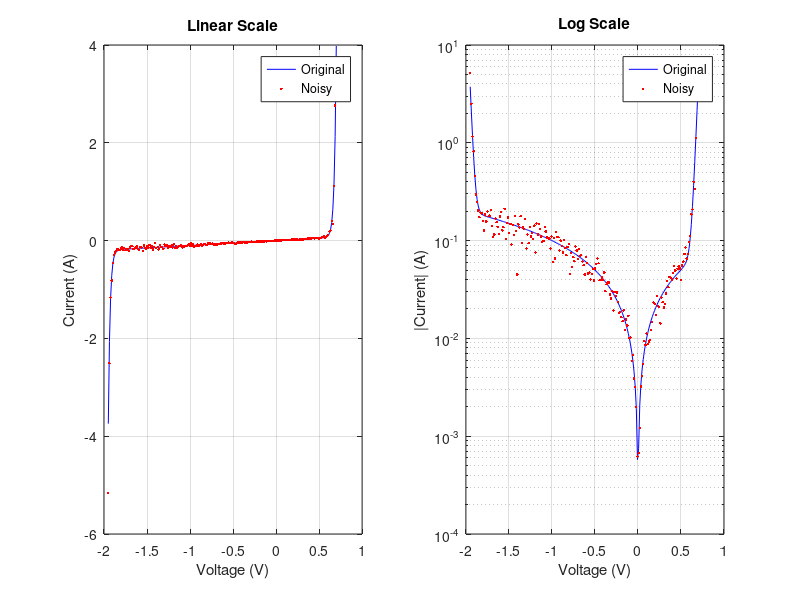
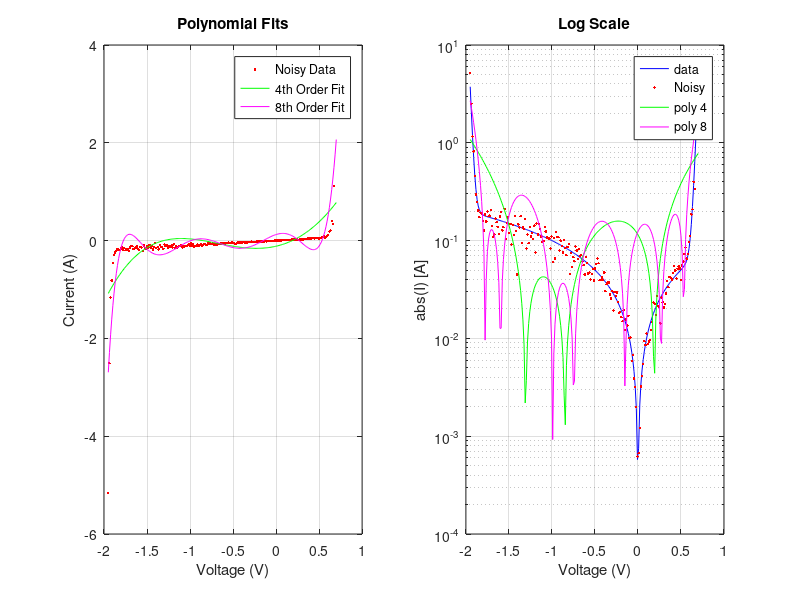

These charts were generated, in order, by the following MATLAB code: (Note: this script raises an error after producing the figures.)
% ELEC 4700 - Diode Parameter Extraction
% Author: Ayooluwa OWOLABI and std#: 101237575
% Date: March 14, 2025

% 1. Generate Data
clc; clear; close all;

% Given Parameters
Is = 0.01e-12;  % Forward bias saturation current (pA)
Ib = 0.1e-12;   % Breakdown saturation current (pA)
Vb = 1.3;       % Breakdown voltage (V)
Gp = 0.1;       % Parasitic parallel conductance (Ω^-1)

% Voltage Vector
V = linspace(-1.95, 0.7, 200); % 200 points from -1.95V to 0.7V

% Ideal Diode Current
I = Is .* (exp(1.2 .* V / 0.025) - 1) + Gp .* V - Ib .* (exp(1.2 * (-(V + Vb)) / 0.025) - 1);

% Adding 20% Noise
I_noisy = I .* (1 + 0.2 * randn(size(I)));

% Plot Original and Noisy Data
figure;
subplot(1,2,1); 
plot(V, I, 'b', V, I_noisy, 'r.'); grid on;
title('Linear Scale'); 
xlabel('Voltage (V)');
ylabel('Current (A)');
legend('Original', 'Noisy');

subplot(1,2,2); 
semilogy(V, abs(I), 'b', V, abs(I_noisy), 'r.'); 
grid on;
title('Log Scale');
xlabel('Voltage (V)');
ylabel('|Current| (A)');
legend('Original', 'Noisy');

%% 2. Polynomial Fitting
% 4th and 8th Order Polynomial Fits
p4 = polyfit(V, I_noisy, 4);
p8 = polyfit(V, I_noisy, 8);
I_p4 = polyval(p4, V);
I_p8 = polyval(p8, V);

% Plot Polynomial Fits
figure;
subplot(1,2,1); 
plot(V, I_noisy, 'r.', V, I_p4, 'g', V, I_p8, 'm'); grid on;
title('Polynomial Fits');
xlabel('Voltage (V)');
ylabel('Current (A)');
legend('Noisy Data', '4th Order Fit', '8th Order Fit');

subplot(1,2,2); 
semilogy(V, abs(I), 'b', V, abs(I_noisy), 'r.', V, abs(I_p4), 'g', V, abs(I_p8), 'm'); 
grid on;
title('Log Scale');
xlabel('Voltage (V)');
ylabel('abs(I) [A]');
legend('data', 'Noisy', 'poly 4', 'poly 8');

% 3. Nonlinear Curve Fitting using fit()
fo = fittype('A.*(exp(1.2*x/25e-3)-1) + B.*x - C.*(exp(1.2*(-(x+D))/25e-3)-1)',...
    'independent', 'x', 'coefficients', {'A', 'B', 'C', 'D'});

% % Case 1: Fit A and C, Fix B and D
% ff1 = fit(V.', I_noisy.', fo, 'StartPoint', [Is, Gp, Ib, Vb], 'Lower', [0, Gp, 0, Vb], 'Upper', [1e-9, Gp, 1e-9, Vb]);
% % Case 2: Fit A, B, C, Fix D
% ff2 = fit(V.', I_noisy.', fo, 'StartPoint', [Is, 0.05, Ib, Vb], 'Lower', [0, 0, 0, Vb], 'Upper', [1e-9, 0.2, 1e-9, Vb]);
% % Case 3: Fit All Parameters
% ff3 = fit(V.', I_noisy.', fo, 'StartPoint', [Is, Gp, Ib, Vb], 'Lower', [0, 0, 0, 0], 'Upper', [1e-9, 0.2, 1e-9, 2]);

% NON-LINEAR CURVE FITTING
ft = fittype('A*(exp(1.2*x/25e-3)-1) + B*x - C*(exp(1.2*(-(x+D))/25e-3)-1)', 'independent', 'x', 'coefficients', {'A', 'B', 'C', 'D'});
fo2 = fit(V', I_noisy', ft, 'StartPoint', [Is, Gp, Ib, Vb], 'Lower', [Is, Gp, Ib, Vb], 'Upper', [Is, Gp, Ib, Vb]);
fo3 = fit(V', I_noisy', ft, 'StartPoint', [Is, Gp, Ib, Vb], 'Lower', [Is, Gp, 0, Vb], 'Upper', [Is, Gp, Inf, Vb]);
fo4 = fit(V', I_noisy', ft, 'StartPoint', [Is, Gp, Ib, Vb]);
If2 = fo2(V);
If3 = fo3(V);
If4 = fo4(V);

% Generate Fitted Data
I_fit1 = fo2(V); 
I_fit2 = fo3(V); 
I_fit3 = fo4(V);

% Plot Nonlinear Fits
figure;
subplot(1,2,1);
plot(V, I_noisy, 'r.', V, I_fit1, 'g', V, I_fit2, 'm', V, I_fit3, 'b'); 
grid on;
title('Nonlinear Curve Fitting'); 
xlabel('Voltage (V)'); 
ylabel('Current (A)');
legend('Noisy Data', 'Fit 1: A, C', 'Fit 2: A, B, C', 'Fit 3: All Params');

subplot(1,2,2); 
semilogy(V, abs(I), 'b', V, abs(I_noisy), 'r.', V, abs(I_fit1), 'g', V, abs(I_fit2), 'm', V, abs(I_fit3), 'k'); 
grid on;
title('Nonlinear Curve Fitting (Log)');
xlabel('Voltage (V)');
ylabel('abs(I) [A]');
legend('data', 'Noisy', 'fit 2', 'fit 3', 'fit 4');

% 4. Neural Network Fitting
inputs = V.';
targets = I_noisy.';
hiddenLayerSize = 10;
net = fitnet(hiddenLayerSize);
net.divideParam.trainRatio = 70/100;
net.divideParam.valRatio = 15/100;
net.divideParam.testRatio = 15/100;
[net, tr] = train(net, inputs, targets);
outputs = net(inputs);
performance = perform(net, targets, outputs);
view(net);
Inn = outputs;

% Plot Neural Network Fit
figure;
subplot(1,2,1);
plot(V, I_noisy, 'r.', V, outputs, 'b');
grid on;
title('Neural Network Fit'); 
xlabel('Voltage (V)'); 
ylabel('Current (A)');
legend('Noisy Data', 'NN Output');

subplot(1,2,2); 
semilogy(V, abs(I), 'b', V, abs(I_noisy), 'r', V, abs(outputs), 'g'); 
grid on;
title('Neural Network Fit (Log)');
xlabel('Voltage (V)');
ylabel('abs(I) [A]');
legend('data', 'Noisy', 'outputs');

% 5. Gaussian Process Regression (GPR)
gpr_model = fitrgp(inputs, targets);
I_gpr = predict(gpr_model, inputs);
I_gpr_lower = I_gpr - 1.96 * inputs;
I_gpr_upper = I_gpr + 1.96 * inputs;


% Plot GPR Fit
figure;
subplot(1,2,1);
plot(V, I_noisy, 'r.', V, I_gpr, 'g');
grid on;
title('Gaussian Process Regression Fit');
xlabel('Voltage (V)');
ylabel('Current (A)');
legend('Noisy Data', 'GPR Fit', 'rgp mean', 'rgp lower', 'rgp upper');


subplot(1,2,2); 
semilogy(V, abs(I), 'b', V, abs(I_noisy), 'g', V, abs(I_gpr), 'k', V, abs(I_gpr_lower), 'r--', V, abs(I_gpr_upper), 'b--'); 
grid on;
title('Gaussian Process Regression Fit (Log)');
xlabel('Voltage (V)');
ylabel('abs(I) [A]');
legend('data', 'Noisy data', 'rgp fit', 'rgp lower', 'rgp upper');